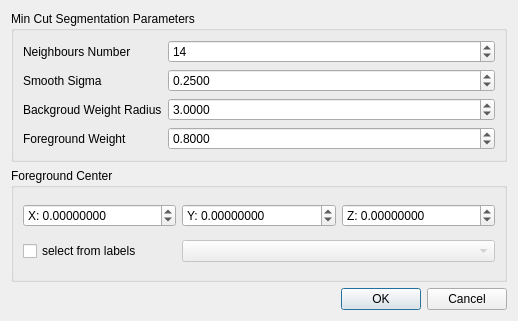
<?xml version="1.0" encoding="UTF-8"?>
<ui version="4.0">
 <class>MinimumCutSegmentationDlg</class>
 <widget class="QDialog" name="MinimumCutSegmentationDlg">
  <property name="geometry">
   <rect>
    <x>0</x>
    <y>0</y>
    <width>518</width>
    <height>321</height>
   </rect>
  </property>
  <property name="sizePolicy">
   <sizepolicy hsizetype="Fixed" vsizetype="Fixed">
    <horstretch>0</horstretch>
    <verstretch>0</verstretch>
   </sizepolicy>
  </property>
  <property name="windowTitle">
   <string>Min Cut Segmentation</string>
  </property>
  <property name="windowIcon">
   <iconset resource="../../../qPCL.qrc">
    <normaloff>:/toolbar/PclAlgorithms/icons/mincut.png</normaloff>:/toolbar/PclAlgorithms/icons/mincut.png</iconset>
  </property>
  <property name="modal">
   <bool>false</bool>
  </property>
  <layout class="QVBoxLayout" name="verticalLayout">
   <item>
    <widget class="QGroupBox" name="centerGroupBox_2">
     <property name="title">
      <string>Min Cut Segmentation Parameters</string>
     </property>
     <property name="flat">
      <bool>true</bool>
     </property>
     <layout class="QFormLayout" name="formLayout">
      <item row="0" column="0">
       <widget class="QLabel" name="label_8">
        <property name="text">
         <string>Neighbours Number</string>
        </property>
       </widget>
      </item>
      <item row="0" column="1">
       <widget class="QSpinBox" name="neighboursNumSpinBox">
        <property name="maximum">
         <number>10000</number>
        </property>
        <property name="value">
         <number>14</number>
        </property>
       </widget>
      </item>
      <item row="1" column="0">
       <widget class="QLabel" name="label_11">
        <property name="text">
         <string>Smooth Sigma</string>
        </property>
       </widget>
      </item>
      <item row="1" column="1">
       <widget class="QDoubleSpinBox" name="smoothSigmaSpinbox">
        <property name="decimals">
         <number>4</number>
        </property>
        <property name="minimum">
         <double>0.001000000000000</double>
        </property>
        <property name="maximum">
         <double>1000.000000000000000</double>
        </property>
        <property name="singleStep">
         <double>0.010000000000000</double>
        </property>
        <property name="value">
         <double>0.250000000000000</double>
        </property>
       </widget>
      </item>
      <item row="2" column="0">
       <widget class="QLabel" name="label_9">
        <property name="text">
         <string>Backgroud Weight Radius</string>
        </property>
       </widget>
      </item>
      <item row="2" column="1">
       <widget class="QDoubleSpinBox" name="backWeightRadiusSpinbox">
        <property name="decimals">
         <number>4</number>
        </property>
        <property name="minimum">
         <double>0.001000000000000</double>
        </property>
        <property name="maximum">
         <double>1000.000000000000000</double>
        </property>
        <property name="singleStep">
         <double>0.010000000000000</double>
        </property>
        <property name="value">
         <double>3.000000000000000</double>
        </property>
       </widget>
      </item>
      <item row="3" column="0">
       <widget class="QLabel" name="label_10">
        <property name="text">
         <string>Foreground Weight</string>
        </property>
       </widget>
      </item>
      <item row="3" column="1">
       <widget class="QDoubleSpinBox" name="foreWeightSpinbox">
        <property name="decimals">
         <number>4</number>
        </property>
        <property name="minimum">
         <double>0.001000000000000</double>
        </property>
        <property name="maximum">
         <double>1000.000000000000000</double>
        </property>
        <property name="singleStep">
         <double>0.010000000000000</double>
        </property>
        <property name="value">
         <double>0.800000000000000</double>
        </property>
       </widget>
      </item>
     </layout>
    </widget>
   </item>
   <item>
    <widget class="QGroupBox" name="centerGroupBox">
     <property name="title">
      <string>Foreground Center</string>
     </property>
     <property name="flat">
      <bool>true</bool>
     </property>
     <layout class="QGridLayout" name="gridLayout">
      <item row="0" column="0">
       <widget class="QDoubleSpinBox" name="cxAxisDoubleSpinBox">
        <property name="prefix">
         <string notr="true">X: </string>
        </property>
        <property name="decimals">
         <number>8</number>
        </property>
        <property name="minimum">
         <double>-1000000000.000000000000000</double>
        </property>
        <property name="maximum">
         <double>1000000000.000000000000000</double>
        </property>
       </widget>
      </item>
      <item row="0" column="1">
       <widget class="QDoubleSpinBox" name="cyAxisDoubleSpinBox">
        <property name="prefix">
         <string notr="true">Y: </string>
        </property>
        <property name="decimals">
         <number>8</number>
        </property>
        <property name="minimum">
         <double>-1000000000.000000000000000</double>
        </property>
        <property name="maximum">
         <double>1000000000.000000000000000</double>
        </property>
       </widget>
      </item>
      <item row="0" column="2">
       <widget class="QDoubleSpinBox" name="czAxisDoubleSpinBox">
        <property name="prefix">
         <string notr="true">Z: </string>
        </property>
        <property name="decimals">
         <number>8</number>
        </property>
        <property name="minimum">
         <double>-1000000000.000000000000000</double>
        </property>
        <property name="maximum">
         <double>1000000000.000000000000000</double>
        </property>
       </widget>
      </item>
      <item row="2" column="0">
       <widget class="QCheckBox" name="selectLabel2DCheckBox">
        <property name="enabled">
         <bool>true</bool>
        </property>
        <property name="text">
         <string>select from labels</string>
        </property>
       </widget>
      </item>
      <item row="2" column="1" colspan="2">
       <widget class="QComboBox" name="label2DCloudComboBox">
        <property name="enabled">
         <bool>false</bool>
        </property>
        <property name="sizePolicy">
         <sizepolicy hsizetype="Expanding" vsizetype="Fixed">
          <horstretch>0</horstretch>
          <verstretch>0</verstretch>
         </sizepolicy>
        </property>
        <property name="toolTip">
         <string>Points belonging to class #1 </string>
        </property>
       </widget>
      </item>
     </layout>
    </widget>
   </item>
   <item>
    <widget class="QDialogButtonBox" name="buttonBox">
     <property name="orientation">
      <enum>Qt::Horizontal</enum>
     </property>
     <property name="standardButtons">
      <set>QDialogButtonBox::Cancel|QDialogButtonBox::Ok</set>
     </property>
    </widget>
   </item>
  </layout>
 </widget>
 <resources>
  <include location="../../../qPCL.qrc"/>
  <include location="../../../../../../eCV/MainWindow.qrc"/>
 </resources>
 <connections>
  <connection>
   <sender>buttonBox</sender>
   <signal>accepted()</signal>
   <receiver>MinimumCutSegmentationDlg</receiver>
   <slot>accept()</slot>
   <hints>
    <hint type="sourcelabel">
     <x>132</x>
     <y>159</y>
    </hint>
    <hint type="destinationlabel">
     <x>215</x>
     <y>92</y>
    </hint>
   </hints>
  </connection>
  <connection>
   <sender>buttonBox</sender>
   <signal>rejected()</signal>
   <receiver>MinimumCutSegmentationDlg</receiver>
   <slot>reject()</slot>
   <hints>
    <hint type="sourcelabel">
     <x>132</x>
     <y>159</y>
    </hint>
    <hint type="destinationlabel">
     <x>132</x>
     <y>92</y>
    </hint>
   </hints>
  </connection>
  <connection>
   <sender>selectLabel2DCheckBox</sender>
   <signal>toggled(bool)</signal>
   <receiver>label2DCloudComboBox</receiver>
   <slot>setEnabled(bool)</slot>
   <hints>
    <hint type="sourcelabel">
     <x>177</x>
     <y>242</y>
    </hint>
    <hint type="destinationlabel">
     <x>420</x>
     <y>242</y>
    </hint>
   </hints>
  </connection>
 </connections>
</ui>
